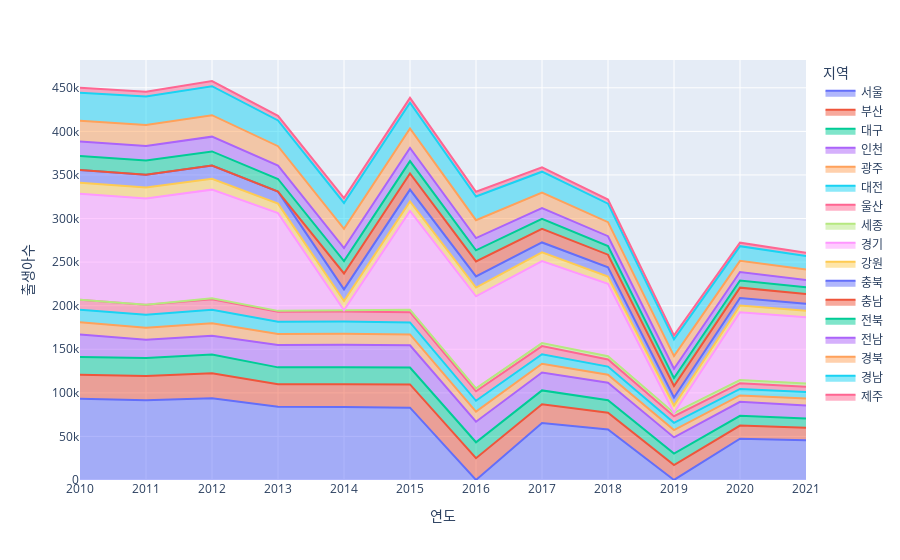

Here is the notebook cell this chart was saved with:
### Markdown cell above
`-` 시각화예시2

### Code cell
df2.plot.area(backend='plotly',x='연도',y='출생아수',color='지역')

### Figure 1 — Plotly figure (JSON) as saved in the notebook; plotly's stock layout.template omitted (floating-point values rounded to 4 significant figures)
{"data": [{"fillpattern": {"shape": ""}, "hovertemplate": "지역=서울<br>연도=%{x}<br>출생아수=%{y}<extra></extra>", "legendgroup": "서울", "line": {"color": "#636efa"}, "marker": {"symbol": "circle"}, "mode": "lines", "name": "서울", "orientation": "v", "showlegend": true, "stackgroup": "1", "type": "scatter", "x": ["2010", "2011", "2012", "2013", "2014", "2015", "2016", "2017", "2018", "2019", "2020", "2021"], "xaxis": "x", "y": [93266, 91526, 93914, 84066, 83711, 83005, 75.54, 65389, 58074, 53.67, 47400, 45531], "yaxis": "y"}, {"fillpattern": {"shape": ""}, "hovertemplate": "지역=부산<br>연도=%{x}<br>출생아수=%{y}<extra></extra>", "legendgroup": "부산", "line": {"color": "#EF553B"}, "marker": {"symbol": "circle"}, "mode": "lines", "name": "부산", "orientation": "v", "showlegend": true, "stackgroup": "1", "type": "scatter", "x": ["2010", "2011", "2012", "2013", "2014", "2015", "2016", "2017", "2018", "2019", "2020", "2021"], "xaxis": "x", "y": [27415, 27759, 28673, 25831, 26190, 26645, 24906, 21480, 19152, 17049, 15100, 14446], "yaxis": "y"}, {"fillpattern": {"shape": ""}, "hovertemplate": "지역=대구<br>연도=%{x}<br>출생아수=%{y}<extra></extra>", "legendgroup": "대구", "line": {"color": "#00cc96"}, "marker": {"symbol": "circle"}, "mode": "lines", "name": "대구", "orientation": "v", "showlegend": true, "stackgroup": "1", "type": "scatter", "x": ["2010", "2011", "2012", "2013", "2014", "2015", "2016", "2017", "2018", "2019", "2020", "2021"], "xaxis": "x", "y": [20557, 20758, 21472, 19340, 19361, 19438, 18298, 15946, 14400, 13233, 11200, 10661], "yaxis": "y"}, {"fillpattern": {"shape": ""}, "hovertemplate": "지역=인천<br>연도=%{x}<br>출생아수=%{y}<extra></extra>", "legendgroup": "인천", "line": {"color": "#ab63fa"}, "marker": {"symbol": "circle"}, "mode": "lines", "name": "인천", "orientation": "v", "showlegend": true, "stackgroup": "1", "type": "scatter", "x": ["2010", "2011", "2012", "2013", "2014", "2015", "2016", "2017", "2018", "2019", "2020", "2021"], "xaxis": "x", "y": [25752, 20758, 21472, 25560, 25786, 25491, 23609, 20445, 20087, 18522, 16000, 14947], "yaxis": "y"}, {"fillpattern": {"shape": ""}, "hovertemplate": "지역=광주<br>연도=%{x}<br>출생아수=%{y}<extra></extra>", "legendgroup": "광주", "line": {"color": "#FFA15A"}, "marker": {"symbol": "circle"}, "mode": "lines", "name": "광주", "orientation": "v", "showlegend": true, "stackgroup": "1", "type": "scatter", "x": ["2010", "2011", "2012", "2013", "2014", "2015", "2016", "2017", "2018", "2019", "2020", "2021"], "xaxis": "x", "y": [13979, 13916, 14392, 12729, 12729, 12441, 11580, 10120, 9105, 8364, 7300, 7956], "yaxis": "y"}, {"fillpattern": {"shape": ""}, "hovertemplate": "지역=대전<br>연도=%{x}<br>출생아수=%{y}<extra></extra>", "legendgroup": "대전", "line": {"color": "#19d3f3"}, "marker": {"symbol": "circle"}, "mode": "lines", "name": "대전", "orientation": "v", "showlegend": true, "stackgroup": "1", "type": "scatter", "x": ["2010", "2011", "2012", "2013", "2014", "2015", "2016", "2017", "2018", "2019", "2020", "2021"], "xaxis": "x", "y": [14314, 14808, 15279, 14099, 13962, 13774, 12436, 10851, 9337, 8410, 7500, 7414], "yaxis": "y"}, {"fillpattern": {"shape": ""}, "hovertemplate": "지역=울산<br>연도=%{x}<br>출생아수=%{y}<extra></extra>", "legendgroup": "울산", "line": {"color": "#FF6692"}, "marker": {"symbol": "circle"}, "mode": "lines", "name": "울산", "orientation": "v", "showlegend": true, "stackgroup": "1", "type": "scatter", "x": ["2010", "2011", "2012", "2013", "2014", "2015", "2016", "2017", "2018", "2019", "2020", "2021"], "xaxis": "x", "y": [11432, 11542, 12160, 11330, 11556, 11732, 10910, 9381, 8149, 7539, 6600, 6127], "yaxis": "y"}, {"fillpattern": {"shape": ""}, "hovertemplate": "지역=세종<br>연도=%{x}<br>출생아수=%{y}<extra></extra>", "legendgroup": "세종", "line": {"color": "#B6E880"}, "marker": {"symbol": "circle"}, "mode": "lines", "name": "세종", "orientation": "v", "showlegend": true, "stackgroup": "1", "type": "scatter", "x": ["2010", "2011", "2012", "2013", "2014", "2015", "2016", "2017", "2018", "2019", "2020", "2021"], "xaxis": "x", "y": [null, null, 1054, 1111, 1344, 2708, 3297, 3504, 3703, 3819, 3500, 3570], "yaxis": "y"}, {"fillpattern": {"shape": ""}, "hovertemplate": "지역=경기<br>연도=%{x}<br>출생아수=%{y}<extra></extra>", "legendgroup": "경기", "line": {"color": "#FF97FF"}, "marker": {"symbol": "circle"}, "mode": "lines", "name": "경기", "orientation": "v", "showlegend": true, "stackgroup": "1", "type": "scatter", "x": ["2010", "2011", "2012", "2013", "2014", "2015", "2016", "2017", "2018", "2019", "2020", "2021"], "xaxis": "x", "y": [121753, 122027, 124746, 112129, 112.2, 113495, 105643, 94088, 83198, 83.2, 77800, 76139], "yaxis": "y"}, {"fillpattern": {"shape": ""}, "hovertemplate": "지역=강원<br>연도=%{x}<br>출생아수=%{y}<extra></extra>", "legendgroup": "강원", "line": {"color": "#FECB52"}, "marker": {"symbol": "circle"}, "mode": "lines", "name": "강원", "orientation": "v", "showlegend": true, "stackgroup": "1", "type": "scatter", "x": ["2010", "2011", "2012", "2013", "2014", "2015", "2016", "2017", "2018", "2019", "2020", "2021"], "xaxis": "x", "y": [12477, 12408, 12426, 10980, 10662, 10929, 10058, 9958, 8351, 8283, 7800, 7357], "yaxis": "y"}, {"fillpattern": {"shape": ""}, "hovertemplate": "지역=충북<br>연도=%{x}<br>출생아수=%{y}<extra></extra>", "legendgroup": "충북", "line": {"color": "#636efa"}, "marker": {"symbol": "circle"}, "mode": "lines", "name": "충북", "orientation": "v", "showlegend": true, "stackgroup": "1", "type": "scatter", "x": ["2010", "2011", "2012", "2013", "2014", "2015", "2016", "2017", "2018", "2019", "2020", "2021"], "xaxis": "x", "y": [14670, 14804, 15139, 13658, 13366, 13563, 12742, 11394, 10586, 9333, 8600, 8190], "yaxis": "y"}, {"fillpattern": {"shape": ""}, "hovertemplate": "지역=충남<br>연도=%{x}<br>출생아수=%{y}<extra></extra>", "legendgroup": "충남", "line": {"color": "#EF553B"}, "marker": {"symbol": "circle"}, "mode": "lines", "name": "충남", "orientation": "v", "showlegend": true, "stackgroup": "1", "type": "scatter", "x": ["2010", "2011", "2012", "2013", "2014", "2015", "2016", "2017", "2018", "2019", "2020", "2021"], "xaxis": "x", "y": [20.24, 20.4, 20.45, 18.63, 18200, 18604, 17302, 15670, 14380, 13228, 11900, 10984], "yaxis": "y"}, {"fillpattern": {"shape": ""}, "hovertemplate": "지역=전북<br>연도=%{x}<br>출생아수=%{y}<extra></extra>", "legendgroup": "전북", "line": {"color": "#00cc96"}, "marker": {"symbol": "circle"}, "mode": "lines", "name": "전북", "orientation": "v", "showlegend": true, "stackgroup": "1", "type": "scatter", "x": ["2010", "2011", "2012", "2013", "2014", "2015", "2016", "2017", "2018", "2019", "2020", "2021"], "xaxis": "x", "y": [16100, 16175, 16238, 14555, 14231, 14087, 12698, 11348, 10001, 8971, 8200, 7745], "yaxis": "y"}, {"fillpattern": {"shape": ""}, "hovertemplate": "지역=전남<br>연도=%{x}<br>출생아수=%{y}<extra></extra>", "legendgroup": "전남", "line": {"color": "#ab63fa"}, "marker": {"symbol": "circle"}, "mode": "lines", "name": "전남", "orientation": "v", "showlegend": true, "stackgroup": "1", "type": "scatter", "x": ["2010", "2011", "2012", "2013", "2014", "2015", "2016", "2017", "2018", "2019", "2020", "2021"], "xaxis": "x", "y": [16654, 16612, 16990, 15401, 14817, 15061, 13980, 12354, 11238, 10832, 9700, 8430], "yaxis": "y"}, {"fillpattern": {"shape": ""}, "hovertemplate": "지역=경북<br>연도=%{x}<br>출생아수=%{y}<extra></extra>", "legendgroup": "경북", "line": {"color": "#FFA15A"}, "marker": {"symbol": "circle"}, "mode": "lines", "name": "경북", "orientation": "v", "showlegend": true, "stackgroup": "1", "type": "scatter", "x": ["2010", "2011", "2012", "2013", "2014", "2015", "2016", "2017", "2018", "2019", "2020", "2021"], "xaxis": "x", "y": [23700, 24250, 24635, 22206, 22062, 22310, 20616, 17957, 16079, 14472, 12900, 12045], "yaxis": "y"}, {"fillpattern": {"shape": ""}, "hovertemplate": "지역=경남<br>연도=%{x}<br>출생아수=%{y}<extra></extra>", "legendgroup": "경남", "line": {"color": "#19d3f3"}, "marker": {"symbol": "circle"}, "mode": "lines", "name": "경남", "orientation": "v", "showlegend": true, "stackgroup": "1", "type": "scatter", "x": ["2010", "2011", "2012", "2013", "2014", "2015", "2016", "2017", "2018", "2019", "2020", "2021"], "xaxis": "x", "y": [32203, 32536, 33211, 29504, 29763, 29537, 27138, 23849, 21224, 19250, 16800, 15562], "yaxis": "y"}, {"fillpattern": {"shape": ""}, "hovertemplate": "지역=제주<br>연도=%{x}<br>출생아수=%{y}<extra></extra>", "legendgroup": "제주", "line": {"color": "#FF6692"}, "marker": {"symbol": "circle"}, "mode": "lines", "name": "제주", "orientation": "v", "showlegend": true, "stackgroup": "1", "type": "scatter", "x": ["2010", "2011", "2012", "2013", "2014", "2015", "2016", "2017", "2018", "2019", "2020", "2021"], "xaxis": "x", "y": [5657, 5628, 5992, 5328, 5526, 5600, 5494, 5037, 4781, 4500, 4000, 3728], "yaxis": "y"}], "layout": {"autosize": true, "legend": {"title": {"text": "지역"}, "tracegroupgap": 0}, "margin": {"t": 60}, "xaxis": {"anchor": "y", "autorange": true, "domain": [0, 1], "range": [0, 11], "title": {"text": "연도"}, "type": "category"}, "yaxis": {"anchor": "x", "autorange": true, "domain": [0, 1], "range": [0, 481900.0], "title": {"text": "출생아수"}, "type": "linear"}}}
